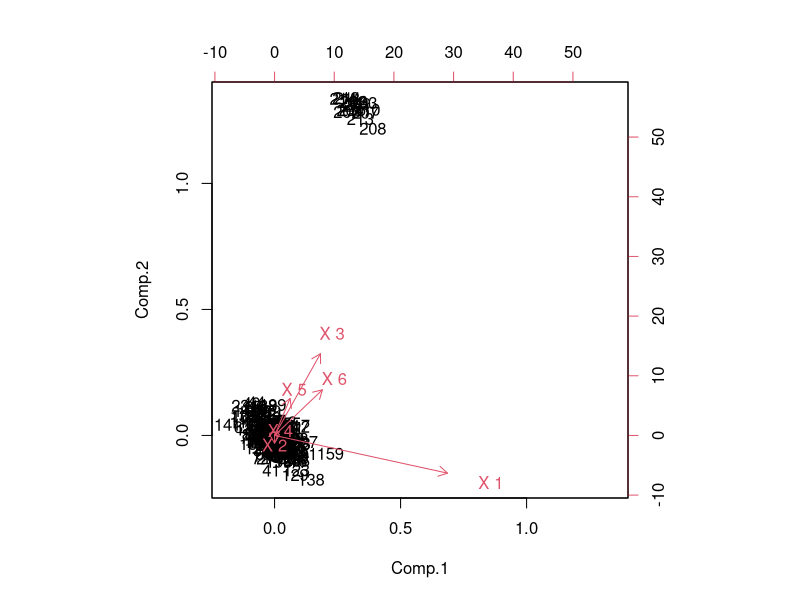
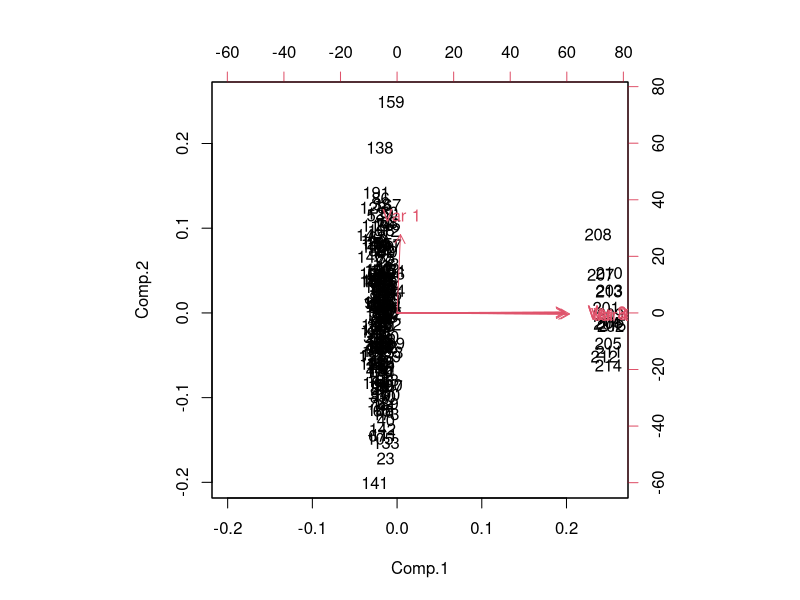
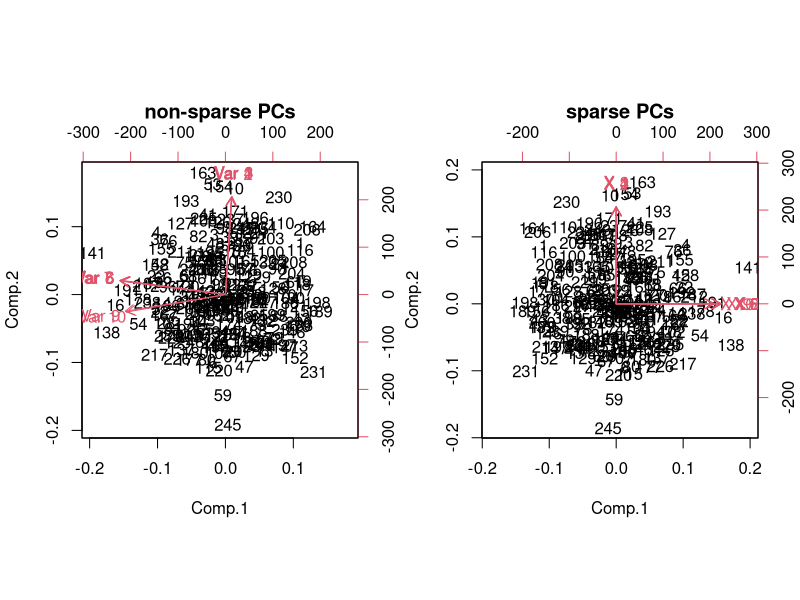
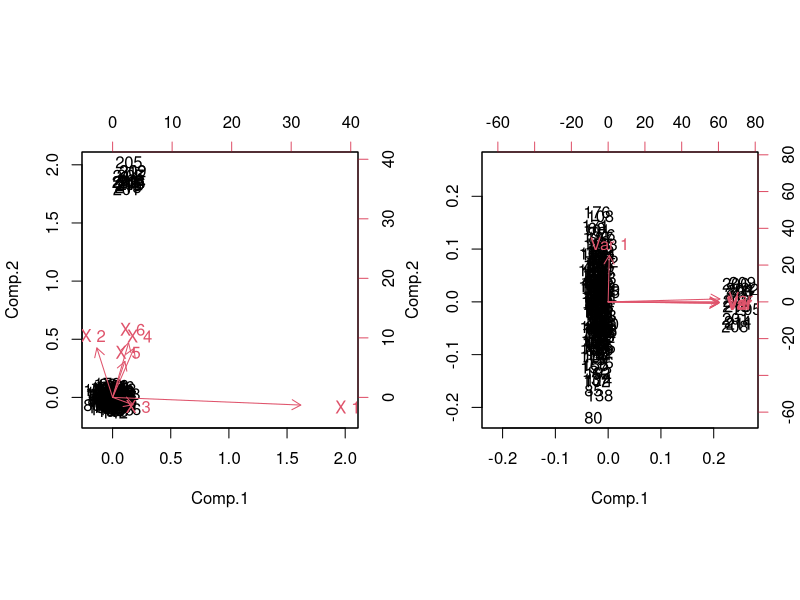
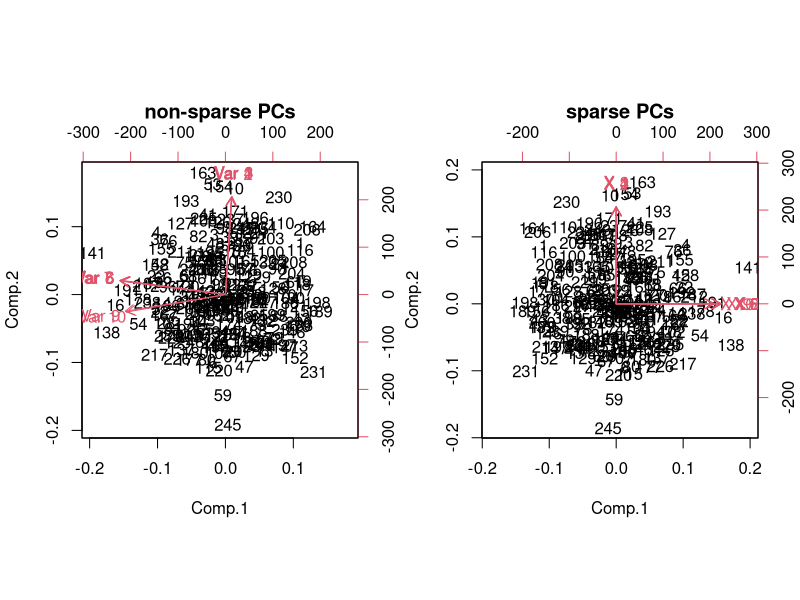
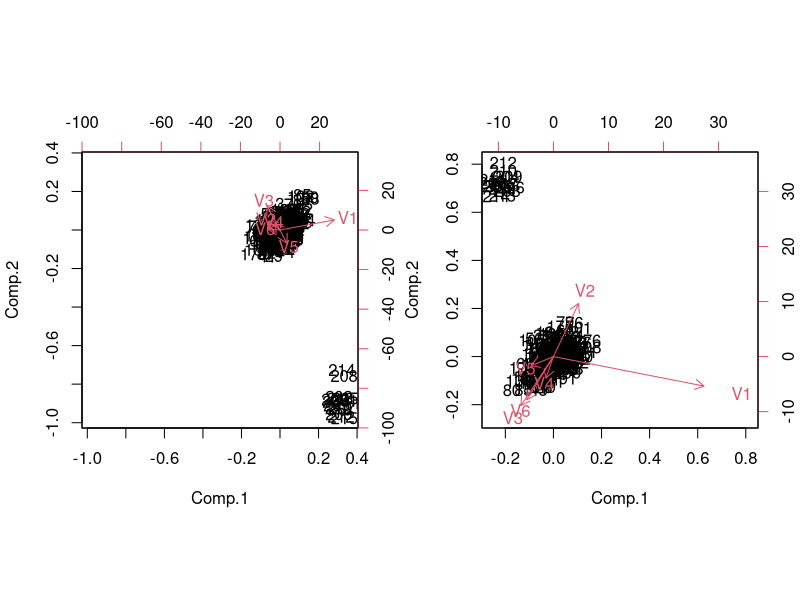
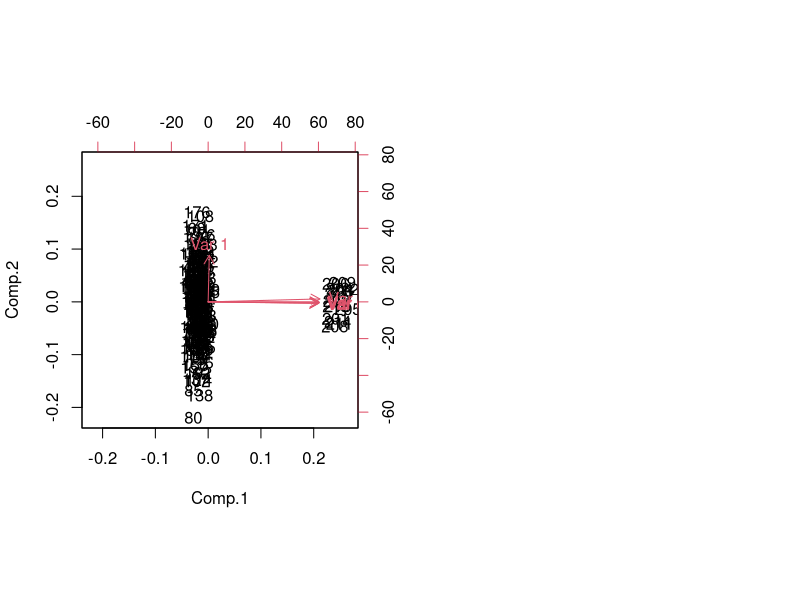
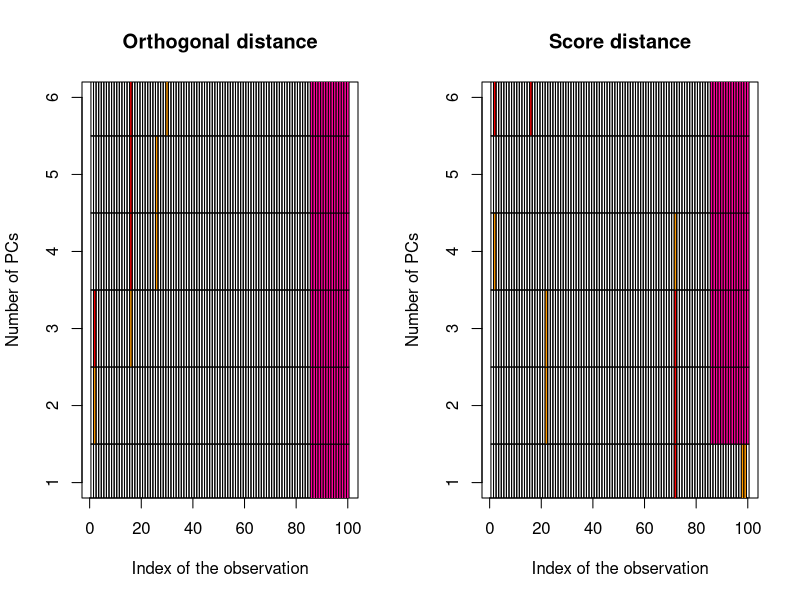

Generate these figures, in order, with R:
library(pcaPP)
test_1 <- function() {
      print("IN FUN 1")
      # multivariate data with outliers
      library(mvtnorm)
      x <- rbind(rmvnorm(200, rep(0, 6), diag(c(5, rep(1,5)))),
            rmvnorm( 15, c(0, rep(20, 5)), diag(rep(1, 6))))
      # Here we calculate the principal components with PCAgrid
      pc <- PCAgrid(x)
      # we could draw a biplot too:
      biplot(pc)
      # now we want to compare the results with the non-robust principal components
      pc <- princomp(x)
      # again, a biplot for comparison:
      biplot(pc)

      ##  Sparse loadings
      set.seed (0)
      x <- data.Zou ()

                  ##  applying PCA
      pc <-  princomp (x)
                  ##  the corresponding non-sparse loadings
      unclass (pc$load[,1:3])
      pc$sdev[1:3]

                  ##  lambda as calculated in the opt.TPO - example
      lambda <- c (0.23, 0.34, 0.005)
                  ##  applying sparse PCA
      spc <- sPCAgrid (x, k = 3, lambda = lambda, method = "sd")
      unclass (spc$load)
      spc$sdev[1:3]

                  ## comparing the non-sparse and sparse biplot
      par (mfrow = 1:2)
      biplot (pc, main = "non-sparse PCs")
      biplot (spc, main = "sparse PCs")
}

test_1()

test_2 <- function() {
      # multivariate data with outliers
      library(mvtnorm)
      x <- rbind(rmvnorm(200, rep(0, 6), diag(c(5, rep(1,5)))),
            rmvnorm( 15, c(0, rep(20, 5)), diag(rep(1, 6))))
      # Here we calculate the principal components with PCAgrid
      pc <- PCAproj(x, 6)
      # we could draw a biplot too:
      biplot(pc)

      # we could use another calculation method and another objective function, and 
      # maybe only calculate the first three principal components:
      pc <- PCAproj(x, 3, "qn", "sphere")
      biplot(pc)

      # now we want to compare the results with the non-robust principal components
      pc <- princomp(x)
      # again, a biplot for comparision:
      biplot(pc)
}

test_3 <- function() {
      # multivariate data with outliers
      library(mvtnorm)
      x <- rbind(rmvnorm(85, rep(0, 6), diag(c(5, rep(1,5)))),
            rmvnorm( 15, c(0, rep(20, 5)), diag(rep(1, 6))))
      # Here we calculate the principal components with PCAgrid
      pcrob <- PCAgrid(x, k=6)
      resrob <- PCdiagplot(x,pcrob,plotbw=FALSE)

      # compare with classical method:
      pcclass <- PCAgrid(x, k=6, method="sd")
      resclass <- PCdiagplot(x,pcclass,plotbw=FALSE)
}

test_4 <- function() {
      x <- rnorm(100, 10, 5)
      x <- ScaleAdv(x)$x

      # can be used with multivariate data too
      library(mvtnorm)
      x <- rmvnorm(100, 3:7, diag((7:3)^2))
      res <- ScaleAdv(x, center = l1median, scale = mad)
      res

      # instead of using an estimator, you could specify the center and scale yourself too
      x <- rmvnorm(100, 3:7, diag((7:3)^2))
      res <- ScaleAdv(x, 3:7, 7:3)
      res
}

test_5 <- function() {

      set.seed (100)		## creating test data
      n <- 1000
      x <- rnorm (n)
      y <- x+  rnorm (n)

      tim <- proc.time ()[1]	## applying cor.fk
      cor.fk (x, y)
      cat ("cor.fk runtime [s]:", proc.time ()[1] - tim, "(n =", length (x), ")\n")

      tim <- proc.time ()[1]	## applying cor (standard R implementation)
      cor (x, y, method = "kendall")
      cat ("cor runtime [s]:", proc.time ()[1] - tim, "(n =", length (x), ")\n")

            ##	applying cor and cor.fk on data containing				

      Xt <- cbind (c (x, as.integer (x)), c (y, as.integer (y)))

      tim <- proc.time ()[1]	## applying cor.fk
      cor.fk (Xt)
      cat ("cor.fk runtime [s]:", proc.time ()[1] - tim, "(n =", nrow (Xt), ")\n")

      tim <- proc.time ()[1]	## applying cor (standard R implementation)
      cor (Xt, method = "kendall")
      cat ("cor runtime [s]:", proc.time ()[1] - tim, "(n =", nrow (Xt), ")\n")
}

test_6 <- function() {
      # multivariate data with outliers
      library(mvtnorm)
      x <- rbind(rmvnorm(200, rep(0, 6), diag(c(5, rep(1,5)))),
            rmvnorm( 15, c(0, rep(20, 5)), diag(rep(1, 6))))
      pc <- princomp(x)
      covPC(pc, k=2)
}

test_7 <- function() {
      # multivariate data with outliers
      library(mvtnorm)
      x <- rbind(rmvnorm(200, rep(0, 6), diag(c(5, rep(1,5)))),
            rmvnorm( 15, c(0, rep(20, 5)), diag(rep(1, 6))))
      covPCAproj(x)
      # compare with classical covariance matrix:
      cov(x)
}

test_8 <- function() {
                  ##  data generation
      set.seed (0)
      x <- data.Zou ()

                  ##  applying PCA
      pc <-  princomp (x)
                  ##  the corresponding non-sparse loadings
      unclass (pc$load[,1:3])
      pc$sdev[1:3]

                  ##  lambda as calculated in the opt.TPO - example
      lambda <- c (0.23, 0.34, 0.005)
                  ##  applying sparse PCA
      spc <- sPCAgrid (x, k = 3, lambda = lambda, method = "sd")
      unclass (spc$load)
      spc$sdev[1:3]

                  ## comparing the non-sparse and sparse biplot
      par (mfrow = 1:2)
      biplot (pc, main = "non-sparse PCs")
      biplot (spc, main = "sparse PCs")
}

test_9 <- function() {
      l1median(rnorm(100), trace = -1) # this returns the median of the sample

      # multivariate data with outliers
      library(mvtnorm)
      x <- rbind(rmvnorm(200, rep(0, 4), diag(c(1, 1, 2, 2))), 
            rmvnorm( 50, rep(3, 4), diag(rep(2, 4))))
      l1median(x, trace = -1)
      # compare with coordinate-wise median:
      apply(x,2,median)
}

test_10 <- function() {

      # multivariate data with outliers
      library(mvtnorm)
      x <- rbind(rmvnorm(200, rep(0, 4), diag(c(1, 1, 2, 2))), 
            rmvnorm( 50, rep(3, 4), diag(rep(2, 4))))

      l1median_NM (x)$par
      l1median_CG (x)$par
      l1median_BFGS (x)$par
      l1median_NLM (x)$par
      l1median_HoCr (x)$par
      l1median_VaZh (x)$par

      # compare with coordinate-wise median:
      apply(x,2,median)
}

test_11 <- function() {

      set.seed (0)
                        ##  generate test data
      x <- data.Zou (n = 250)

      k.max <- 3          ##  max number of considered sparse PCs

                        ##  arguments for the sPCAgrid algorithm
      maxiter <- 25       ##    the maximum number of iterations
      method <- "sd"      ##    using classical estimations

                        ##  Optimizing the TPO criterion
      oTPO <- opt.TPO (x, k.max = k.max, method = method, maxiter = maxiter)

                        ##  Optimizing the BIC criterion
      oBIC <- opt.BIC (x, k.max = k.max, method = method, maxiter = maxiter)

            ##  Objective function vs. lambda
      par (mfrow = c (2, k.max))
      for (i in 1:k.max)        objplot (oTPO, k = i)
      for (i in 1:k.max)        objplot (oBIC, k = i)
}

test_12 <- function() {

      set.seed (0)
                        ##  generate test data
      x <- data.Zou (n = 250)

      k.max <- 3          ##  max number of considered sparse PCs

                        ##  arguments for the sPCAgrid algorithm
      maxiter <- 25       ##    the maximum number of iterations
      method <- "sd"      ##    using classical estimations

                        ##  Optimizing the TPO criterion
      oTPO <- opt.TPO (x, k.max = k.max, method = method, maxiter = maxiter)

      oTPO$pc             ##  the model selected by opt.TPO
      oTPO$pc$load        ##  and the according sparse loadings.

                        ##  Optimizing the BIC criterion
      oBIC <- opt.BIC (x, k.max = k.max, method = method, maxiter = maxiter)

      oBIC$pc[[1]]        ##  the first model selected by opt.BIC (k = 1)

            ##  Tradeoff Curves: Explained Variance vs. sparseness
      par (mfrow = c (2, k.max))
      for (i in 1:k.max)        plot (oTPO, k = i)
      for (i in 1:k.max)        plot (oBIC, k = i)

            ##  Tradeoff Curves: Explained Variance vs. lambda
      par (mfrow = c (2, k.max))
      for (i in 1:k.max)        plot (oTPO, k = i, f.x = "lambda")
      for (i in 1:k.max)        plot (oBIC, k = i, f.x = "lambda")

            ##  Objective function vs. lambda
      par (mfrow = c (2, k.max))
      for (i in 1:k.max)        objplot (oTPO, k = i)
      for (i in 1:k.max)        objplot (oBIC, k = i)
}

test_13 <- function() {

      set.seed (0)
                        ##  generate test data
      x <- data.Zou (n = 250)

      k.max <- 3          ##  max number of considered sparse PCs

                        ##  arguments for the sPCAgrid algorithm
      maxiter <- 25       ##    the maximum number of iterations
      method <- "sd"      ##    using classical estimations

                        ##  Optimizing the TPO criterion
      oTPO <- opt.TPO (x, k.max = k.max, method = method, maxiter = maxiter)

                        ##  Optimizing the BIC criterion
      oBIC <- opt.BIC (x, k.max = k.max, method = method, maxiter = maxiter)

            ##  Tradeoff Curves: Explained Variance vs. sparseness
      par (mfrow = c (2, k.max))
      for (i in 1:k.max)        plot (oTPO, k = i)
      for (i in 1:k.max)        plot (oBIC, k = i)

            ##  Explained Variance vs. lambda
      par (mfrow = c (2, k.max))
      for (i in 1:k.max)        plot (oTPO, k = i, f.x = "lambda")
      for (i in 1:k.max)        plot (oBIC, k = i, f.x = "lambda")
}

print("Running test_1\n")
test_1()

print("Running test_2\n")
test_2()

print("Running test_3\n")
test_3()

print("Running test_4\n")
test_4()

print("Running test_5\n")
test_5()

print("Running test_6\n")
test_6()

print("Running test_7\n")
test_7()

print("Running test_8\n")
test_8()

print("Running test_9\n")
test_9()

print("Running test_10\n")
test_10()

print("Running test_11\n")
test_11()

print("Running test_12\n")
test_12()

print("Running test_13\n")
test_13()
